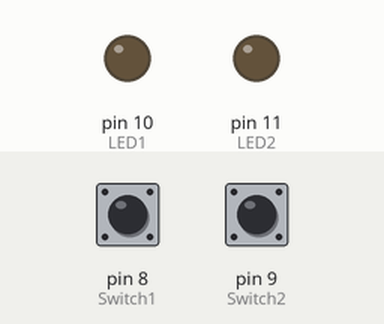
Simulated run of this sketch. Board: Arduino Uno, built with avr-gcc and run on an emulated ATmega328P. Parts: output pins drawn as LEDs (lit = HIGH). The inputs (shaded band) are chosen by the test bench; at power-on: pin 8 (Switch1) HIGH, pin 9 (Switch2) HIGH.

Above: at 1.2 s.
1.3 s: pin 8 (Switch1) pulled LOW for 0.15 s
At 1.37 s:
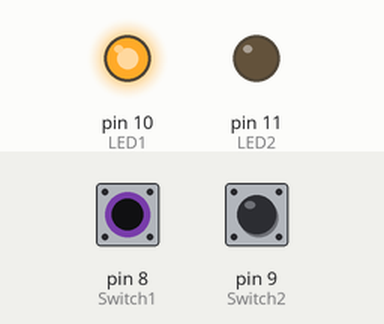
2.9 s: pin 9 (Switch2) pulled LOW for 0.15 s
At 2.97 s:
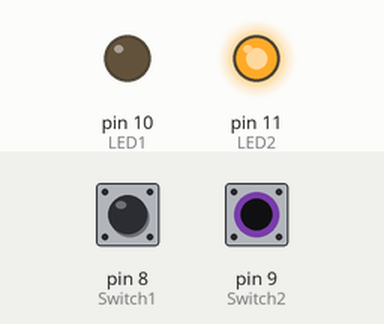
4.5 s: pin 9 (Switch2) pulled LOW for 3.2 s
At 8.6 s:
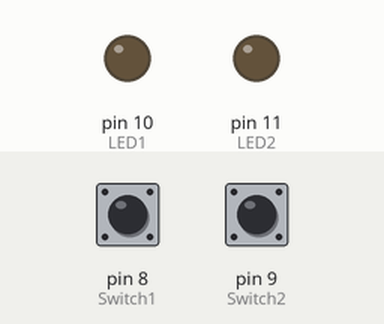
9.2 s: pin 8 (Switch1) pulled LOW for 3.2 s
At 9.7 s:
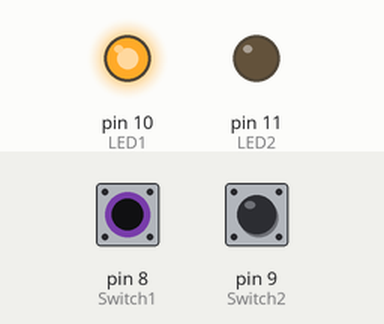
13.9 s: pin 8 (Switch1) driven LOW and pin 9 (Switch2) driven LOW
At 14.5 s:
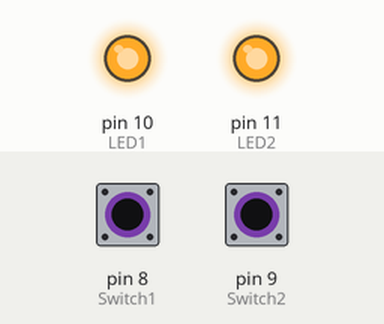
Timing chart, 0 to 16.4 s (numbered marks = the images above; inputs shaded):
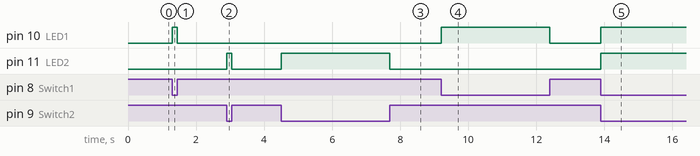

The sketch:

Task3.ino
```cpp
#define Switch1 8 /* Defining Switch1 pin number */
#define Switch2 9 /* Defining Switch2 pin number */
#define LED1 10   /* Defining LED1 pin number */
#define LED2 11   /* Defining LED2 pin number */

void setup()
{
    pinMode(Switch1, INPUT_PULLUP); /* Defining Switch1 pin as input with pullup */
    pinMode(Switch2, INPUT_PULLUP); /* Defining Switch2 pin as input with pullup */
    pinMode(LED1, OUTPUT);          /* Defining LED1 pin as output */
    pinMode(LED2, OUTPUT);          /* Defining LED2 pin as output */
}

void loop()
{
    uint8_t Switch1_State = digitalRead(Switch1); /* Reading Switch1 state */
    uint8_t Switch2_State = digitalRead(Switch2); /* Reading Switch2 state */

    if ((Switch1_State == HIGH) && (Switch2_State == HIGH)) /* If Switch1 and Switch2 are both pressed */
    {
        digitalWrite(LED1, LOW); /* Turn off LED1 */
        digitalWrite(LED2, LOW); /* Turn off LED2 */
    }

    else if ((Switch1_State == HIGH) && (Switch2_State == LOW)) /* If Switch1 is only pressed */
    {
        digitalWrite(LED1, LOW);  /* Turn off LED1 */
        digitalWrite(LED2, HIGH); /* Turn on LED2 */
    }

    else if ((Switch1_State == LOW) && (Switch2_State == HIGH)) /* If Switch2 is only pressed */
    {
        digitalWrite(LED1, HIGH); /* Turn on LED1 */
        digitalWrite(LED2, LOW);  /* Turn off LED2 */
    }

    else if ((Switch1_State == LOW) && (Switch2_State == LOW)) /* If Switch1 and Switch2 are not pressed*/
    {
        digitalWrite(LED1, HIGH); /* Turn on LED1 */
        digitalWrite(LED2, HIGH); /* Turn on LED2 */
    }
}
```

Measured:
- after the input at 1.3 s, pin 10 (LED1): LOW → HIGH at once, → LOW 0.15 s later
- after the input at 2.9 s, pin 11 (LED2): LOW → HIGH at once, → LOW 0.15 s later
- after the input at 4.5 s, pin 11 (LED2): LOW → HIGH at once, → LOW 3.2 s later
- after the input at 9.2 s, pin 10 (LED1): LOW → HIGH at once, → LOW 3.2 s later
- after the input at 13.9 s, pin 10 (LED1), pin 11 (LED2): LOW → HIGH at once
